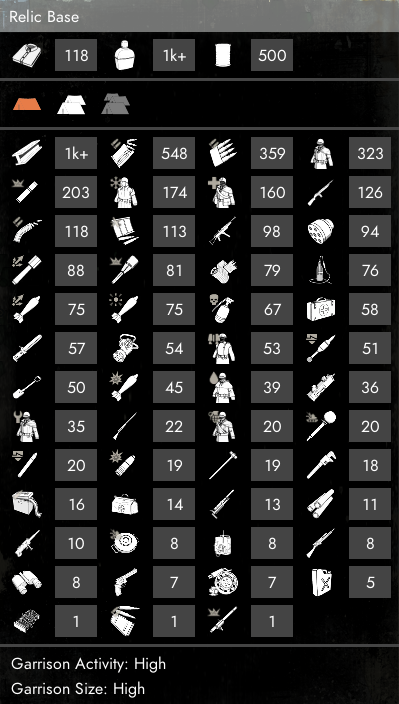
#> input picture stockpile.png, 399 x 704 px
$ python -i prepare.py   (imports and definitions only)
#> lines starting #> are read from the running program, lines starting #| are printed output that depends on the picture; after the words box and inside, x2 and y2 are one past the last pixel; in counts of white or black regions, pixels touching at a corner belong together
#> further down, picture is the input picture: shape (704, 399, 3); mean B, G, R 40.5, 40.8, 40.8
import cv2
import io
import numpy as np
import os
import json

from glob import glob
from sheets.ident import ident_item, ident_num

def find_items(im):
    assert type(im) == np.ndarray
    LOW_THRESH = 50
    HIGH_THRESH = 80

    im_Gray = cv2.cvtColor(im, cv2.COLOR_BGR2GRAY)
    mask = cv2.inRange(im_Gray, LOW_THRESH, HIGH_THRESH)
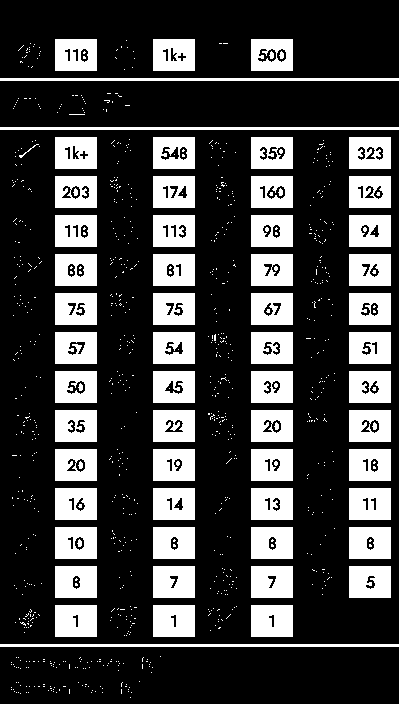
#> mask: shape (704, 399); 25.7% white; 931 white regions (864 under 20 px), largest, box (x1, y1, x2, y2) and area: (55, 605, 97, 637) 1314, (153, 605, 195, 637) 1314, (251, 605, 293, 637) 1314

    kernel = np.ones((4,4),np.uint8)
    opening = cv2.morphologyEx(mask, cv2.MORPH_OPEN, kernel)
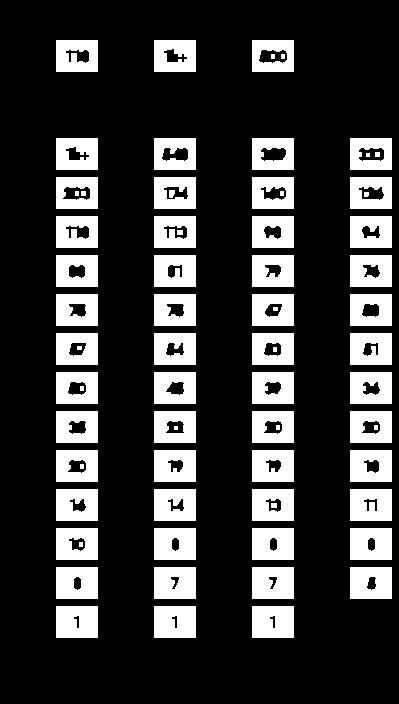
#> opening: shape (704, 399); 23.2% white; 74 white regions (2 under 20 px), largest, box (x1, y1, x2, y2) and area: (56, 606, 98, 638) 1314, (154, 606, 196, 638) 1314, (252, 606, 294, 638) 1314
    holes = opening.copy()
    cv2.floodFill(holes, None, (0, 0), 255)
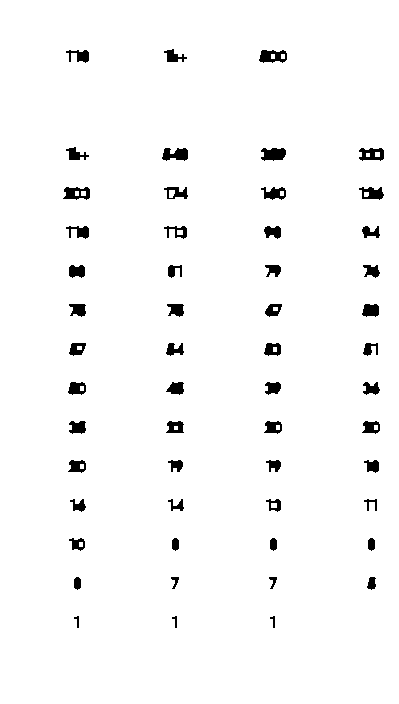
#> holes: shape (704, 399); 97.3% white; 54 black regions, largest, box (x1, y1, x2, y2) and area: (261, 148, 286, 161) 256, (259, 50, 287, 63) 253, (162, 148, 188, 161) 245

    opening[np.where(holes==0)] = 255
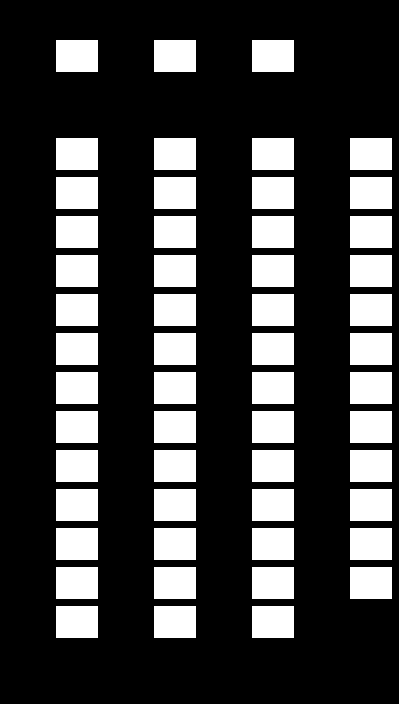
#> opening: shape (704, 399); 25.8% white; 54 white regions
    result = cv2.bitwise_and(im, im, mask = opening)
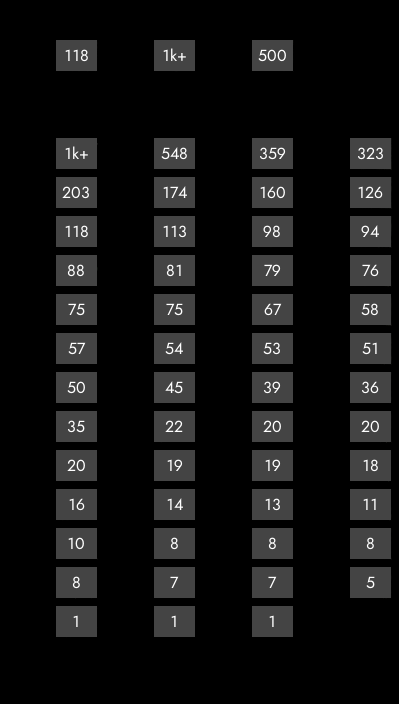
#> result: shape (704, 399, 3); mean B, G, R 18.7, 18.7, 18.7

    contours, hierarchy = cv2.findContours(opening, cv2.RETR_TREE, cv2.CHAIN_APPROX_SIMPLE)
#> contours = 54 contours; largest, box (x1, y1, x2, y2) and area: (252, 606, 294, 638) 1271, (154, 606, 196, 638) 1271, (56, 606, 98, 638) 1271, (350, 567, 392, 599) 1271, (252, 567, 294, 599) 1271

    icons = [contour-np.array([49,0]) for contour in contours]
#> icons = 54 items
    rects = [cv2.convexHull(contour) for contour in contours]
#> rects has the same summary as contours

    return icons, rects

# [132 lines left out: functions ident_items, prepare_item, match_item, load_icons, ocr, prepare_nums and 3 more, not called in this run]

# [3 lines not run here, left out]

>>> import cv2
>>> picture = cv2.imread('../stockpile.png')
>>> result = find_items(picture)

$ run again, on tests/sp1.png
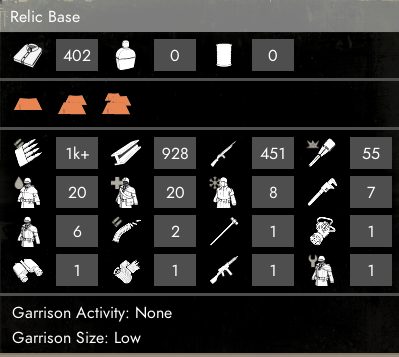
#> input picture tests/sp1.png, 399 x 357 px
#> picture is the input picture: shape (357, 399, 3); mean B, G, R 42, 43, 43.9
#> in find_items, `mask = cv2.inRange(im_Gray, LOW_THRESH, HIGH_THRESH)`:
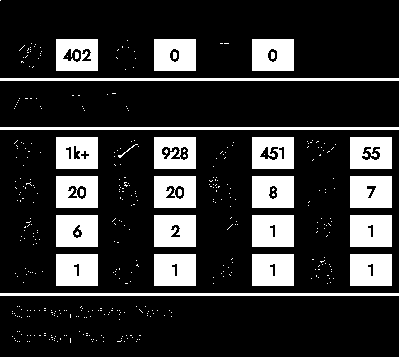
#> mask: shape (357, 399); 19.7% white; 413 white regions (385 under 20 px), largest, box (x1, y1, x2, y2) and area: (252, 215, 294, 247) 1314, (350, 215, 392, 247) 1314, (56, 254, 98, 286) 1314
#> holes: shape (357, 399); 98.6% white; 19 black regions, largest, box (x1, y1, x2, y2) and area: (163, 148, 189, 161) 263, (64, 50, 92, 63) 241, (261, 148, 285, 161) 205
#> in find_items, `result = cv2.bitwise_and(im, im, mask = opening)`:
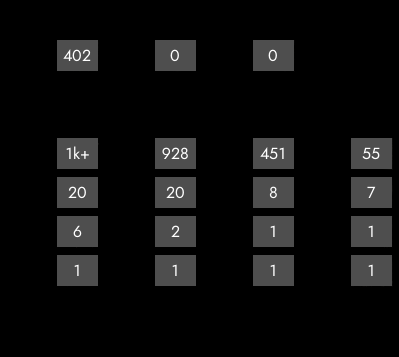
#> result: shape (357, 399, 3); mean B, G, R 14.3, 14.3, 14.3
#> contours = 19 contours; largest, box (x1, y1, x2, y2) and area: (351, 255, 393, 287) 1271, (253, 255, 295, 287) 1271, (155, 255, 197, 287) 1271, (57, 255, 99, 287) 1271, (351, 216, 393, 248) 1271
#> icons = 19 items
#> rects has the same summary as contours
